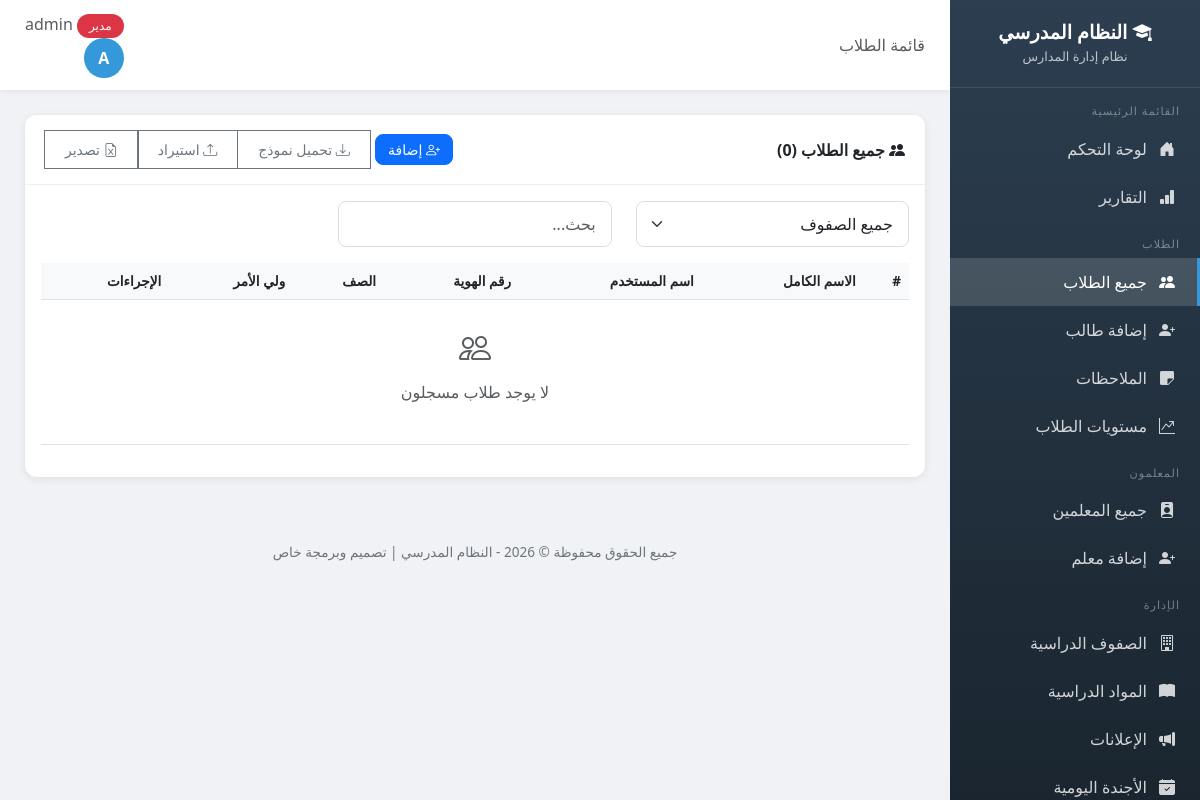
The page /students/ (signed in) on the database as committed earlier.
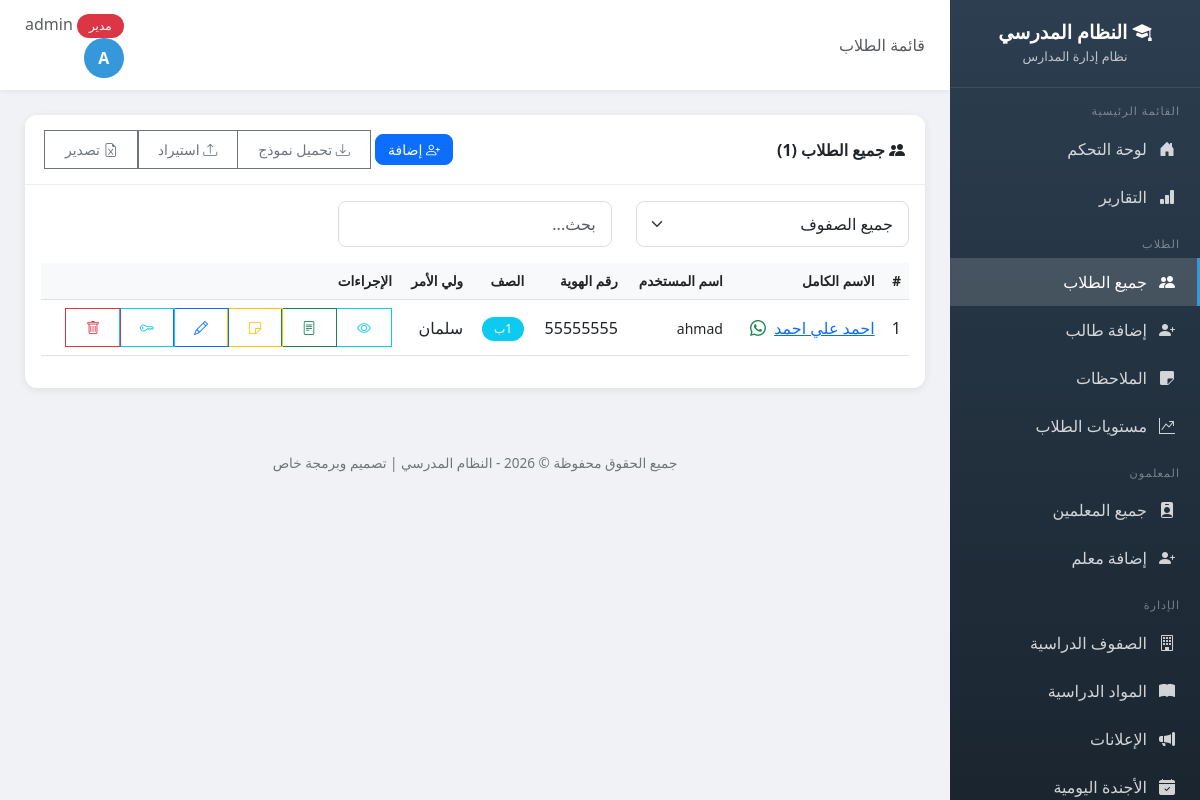
The same page on the database as committed later.
### school/models.py (models this page shows, shortened)
class Profile(models.Model):
    ROLE_CHOICES = [
        ('admin', 'مدير'),
        ('vice_principal', 'نائب مدير'),
        ('secretary', 'سكرتير'),
        ('teacher', 'معلم'),
        ('student', 'طالب'),
    ]
    user = models.OneToOneField(User, on_delete=models.CASCADE, related_name='profile')
    role = models.CharField('الدور', max_length=20, choices=ROLE_CHOICES, default='student')
    phone = models.CharField('رقم الهاتف', max_length=20, blank=True)

class Student(models.Model):
    user = models.OneToOneField(User, on_delete=models.CASCADE, related_name='student_profile')
    student_id = models.CharField('رقم الهوية', max_length=20, unique=True)
    full_name = models.CharField('الاسم الكامل', max_length=200)
    student_class = models.ForeignKey(Class, on_delete=models.SET_NULL, null=True, verbose_name='الصف', related_name='students')
    parent_phone = models.CharField('هاتف ولي الأمر', max_length=20, blank=True)
    parent_name = models.CharField('اسم ولي الأمر', max_length=200, blank=True)
    address = models.TextField('العنوان', blank=True)
    birth_date = models.DateField('تاريخ الميلاد', null=True, blank=True)
    plain_password = models.CharField('كلمة المرور', max_length=100, blank=True, help_text='تظهر لمدير المدرسة فقط')
    created_at = models.DateTimeField('تاريخ التسجيل', auto_now_add=True)
    class Meta:
        verbose_name = 'طالب'
        verbose_name_plural = 'الطلاب'

class Class(models.Model):
    name = models.CharField('اسم الصف', max_length=100, unique=True)
    class Meta:
        verbose_name = 'صف'
        verbose_name_plural = 'الصفوف'

### school/views.py (the view, shortened to what this page needs)
# urls.py: path('students/', views.student_list, name='student_list'),
@login_required
def student_list(request):
    user = request.user
    profile = user.profile
    if profile.role == 'admin':
        students = Student.objects.all().select_related('student_class').order_by('student_class__name', 'full_name')
    else:
        messages.error(request, 'ليس لديك صلاحية للوصول إلى هذه الصفحة')
        return redirect('dashboard')
    classes = Class.objects.all().order_by('name')
    return render(request, 'school/student_list.html', {'students': students, 'classes': classes})

### templates/school/student_list.html (shortened to what this page needs)
{% extends 'school/base.html' %}
{% block page_heading %}قائمة الطلاب{% endblock %}
{% block content %}
<div class="card">
    <div class="card-header d-flex justify-content-between align-items-center">
        <span><i class="bi bi-people-fill"></i> جميع الطلاب ({{ students.count }})</span>
        <div>
            {% if user.profile.role == 'admin' %}
            <a href="{% url 'add_student' %}" class="btn btn-primary btn-sm"><i class="bi bi-person-plus"></i> إضافة</a>
            <div class="btn-group btn-group-sm">
                <a href="{% url 'download_student_template' %}" class="btn btn-outline-secondary"><i class="bi bi-download"></i> تحميل نموذج</a>
                <button type="button" class="btn btn-outline-secondary" onclick="document.getElementById('importInput').click()"><i class="bi bi-upload"></i> استيراد</button>
                <a href="{% url 'export_students' %}" class="btn btn-outline-secondary"><i class="bi bi-file-earmark-excel"></i> تصدير</a>
            </div>
            {% endif %}
        </div>
    </div>
    <div class="card-body">
        {% if user.profile.role == 'admin' %}
        <div class="row mb-3">
            <div class="col-md-4">
                <select class="form-select" id="classFilter" onchange="filterStudents()">
                    <option value="">جميع الصفوف</option>
                </select>
            </div>
            <div class="col-md-4">
                <input type="text" class="form-control" id="searchInput" placeholder="بحث..." onkeyup="filterStudents()">
            </div>
        </div>
        {% endif %}
        <div class="table-responsive">
            <table class="table table-hover" id="studentsTable">
                <thead>
                    <tr>
                        <th>#</th>
                        <th>الاسم الكامل</th>
                        <th>اسم المستخدم</th>
                        <th>رقم الهوية</th>
                        <th>الصف</th>
                        <th>ولي الأمر</th>
                        <th>الإجراءات</th>
                    </tr>
                </thead>
                <tbody>
                    {% for student in students %}
                    <tr data-class="{{ student.student_class.name|default:'' }}">
                        <td>{{ forloop.counter }}</td>
                        <td>
                            <a href="{% url 'student_detail' student.id %}">{{ student.full_name }}</a>
                            {% if student.parent_phone %}
                            <a href="https://web.whatsapp.com/send?phone={{ student.parent_phone }}" target="_blank" class="text-success ms-1" title="واتساب"><i class="bi bi-whatsapp"></i></a>
                            {% endif %}
                        </td>
                        <td><small dir="ltr">{{ student.user.username }}</small></td>
                        <td>{{ student.student_id }}</td>
                        <td><span class="badge bg-info">{{ student.student_class.name|default:"-" }}</span></td>
                        <td>{{ student.parent_name|default:"-" }}</td>
                        <td>
                            <div class="btn-group btn-group-sm">
                                <a href="{% url 'student_detail' student.id %}" class="btn btn-outline-info" title="عرض"><i class="bi bi-eye"></i></a>
                                <a href="{% url 'student_report' student.id %}" class="btn btn-outline-success" title="تقرير"><i class="bi bi-file-text"></i></a>
                                <a href="{% url 'add_note_with_student' student.id %}" class="btn btn-outline-warning" title="إضافة ملاحظة"><i class="bi bi-sticky"></i></a>
                                {% if user.profile.role == 'admin' %}
                                <a href="{% url 'edit_student' student.id %}" class="btn btn-outline-primary" title="تعديل"><i class="bi bi-pencil"></i></a>
                                <a href="{% url 'reset_student_password' student.id %}" class="btn btn-outline-info" title="كلمة المرور"><i class="bi bi-key"></i></a>
                                <a href="{% url 'delete_student' student.id %}" class="btn btn-outline-danger" title="حذف"><i class="bi bi-trash"></i></a>
                                {% endif %}
                            </div>
                        </td>
                    </tr>
                    {% empty %}
                    <tr>
                        <td colspan="7" class="text-center text-muted py-4">
                            <i class="bi bi-people" style="font-size: 2rem;"></i>
                            <p class="mt-2">لا يوجد طلاب مسجلون</p>
                        </td>
                    </tr>
                    {% endfor %}
                </tbody>
            </table>
        </div>
    </div>
</div>
{% endblock %}

### templates/school/base.html (shortened to what this page needs)
<!DOCTYPE html>
<html lang="ar" dir="rtl">
<head>
    <link href="https://cdn.jsdelivr.net/npm/bootstrap@5.3.0/dist/css/bootstrap.min.css" rel="stylesheet">
    <link href="https://cdn.jsdelivr.net/npm/bootstrap@5.3.0/dist/css/bootstrap.rtl.min.css" rel="stylesheet">
    <link rel="stylesheet" href="https://cdn.jsdelivr.net/npm/bootstrap-icons@1.11.0/font/bootstrap-icons.css">
    <link href="https://cdn.jsdelivr.net/npm/select2@4.1.0-rc.0/dist/css/select2.min.css" rel="stylesheet" />
    <link href="https://cdn.jsdelivr.net/npm/select2-bootstrap-5-theme@1.3.0/dist/select2-bootstrap-5-theme.rtl.min.css" rel="stylesheet" />
</head>
<body>
    {% if user.is_authenticated %}
    <div class="sidebar" id="sidebar">
        <div class="brand">
            <h4><i class="bi bi-mortarboard-fill"></i> النظام المدرسي</h4>
            <small>نظام إدارة المدارس</small>
        </div>
        <div class="nav-section">القائمة الرئيسية</div>
        {% if user.profile.role == 'admin' %}
        <a href="{% url 'dashboard' %}" class="nav-link {% if request.resolver_match.url_name == 'dashboard' %}active{% endif %}">
            <i class="bi bi-house-door-fill"></i> لوحة التحكم
        </a>
        <a href="{% url 'reports_overview' %}" class="nav-link {% if 'reports' in request.resolver_match.url_name %}active{% endif %}">
            <i class="bi bi-bar-chart-fill"></i> التقارير
        </a>
        <div class="nav-section">الطلاب</div>
        <a href="{% url 'student_list' %}" class="nav-link {% if 'student' in request.resolver_match.url_name and 'add' not in request.resolver_match.url_name %}active{% endif %}">
            <i class="bi bi-people-fill"></i> جميع الطلاب
        </a>
        <a href="{% url 'add_student' %}" class="nav-link {% if request.resolver_match.url_name == 'add_student' %}active{% endif %}">
            <i class="bi bi-person-plus-fill"></i> إضافة طالب
        </a>
        <a href="{% url 'note_list' %}" class="nav-link {% if 'note' in request.resolver_match.url_name %}active{% endif %}">
            <i class="bi bi-sticky-fill"></i> الملاحظات
        </a>
        <a href="{% url 'student_level_list' %}" class="nav-link {% if 'level' in request.resolver_match.url_name %}active{% endif %}">
            <i class="bi bi-graph-up-arrow"></i> مستويات الطلاب
        </a>
        <div class="nav-section">المعلمون</div>
        <a href="{% url 'teacher_list' %}" class="nav-link {% if 'teacher' in request.resolver_match.url_name %}active{% endif %}">
            <i class="bi bi-person-badge-fill"></i> جميع المعلمين
        </a>
        <a href="{% url 'add_teacher' %}" class="nav-link {% if request.resolver_match.url_name == 'add_teacher' %}active{% endif %}">
            <i class="bi bi-person-plus-fill"></i> إضافة معلم
        </a>
        <div class="nav-section">الإدارة</div>
        <a href="{% url 'class_list' %}" class="nav-link {% if 'class' in request.resolver_match.url_name %}active{% endif %}">
            <i class="bi bi-building"></i> الصفوف الدراسية
        </a>
        <a href="{% url 'subject_list' %}" class="nav-link {% if 'subject' in request.resolver_match.url_name %}active{% endif %}">
            <i class="bi bi-book-fill"></i> المواد الدراسية
        </a>
        <a href="{% url 'announcement_list' %}" class="nav-link {% if 'announcement' in request.resolver_match.url_name %}active{% endif %}">
            <i class="bi bi-megaphone-fill"></i> الإعلانات
        </a>
        <a href="{% url 'agenda_list' %}" class="nav-link {% if 'agenda' in request.resolver_match.url_name %}active{% endif %}">
            <i class="bi bi-calendar-check-fill"></i> الأجندة اليومية
        </a>
        {% endif %}
    </div>
    <div class="main-content">
        <div class="top-bar">
            <div>
                <span class="d-none d-md-inline text-muted">{% block page_heading %}{% endblock %}</span>
            </div>
            <div class="user-info">
                <a href="{% url 'my_account' %}" class="text-decoration-none text-reset">
                    <span class="text-muted d-none d-sm-inline">
                        <span class="badge bg-{% if user.profile.role == 'admin' %}danger{% elif user.profile.role == 'teacher' %}success{% else %}info{% endif %}">
                            {{ user.profile.get_role_display }}
                        </span>
                        {{ user.first_name|default:user.username }}
                    </span>
                    <div class="avatar">{{ user.first_name|first|default:user.username|first|upper }}</div>
                </a>
            </div>
        </div>
        <div class="page-content">
            {% block content %}{% endblock %}
        </div>
        <div class="footer">
            <p>جميع الحقوق محفوظة &copy; {% now "Y" %} - النظام المدرسي | تصميم وبرمجة خاص</p>
        </div>
    </div>
    {% endif %}
</body>
</html>

### templates/school/base.html (style rules this page uses)
:root { --primary-color: #2c3e50; --secondary-color: #3498db; --accent-color: #e74c3c; --success-color: #27ae60; --warning-color: #f39c12; --info-color: #17a2b8; --sidebar-width: 250px; }
body { font-family: 'Segoe UI', Tahoma, sans-serif; background-color: #f0f2f5; overflow-x: hidden; }
.sidebar { position: fixed; top: 0; right: 0; height: 100vh; width: var(--sidebar-width); background: linear-gradient(180deg, var(--primary-color) 0%, #1a252f 100%); color: #fff; z-index: 1000; transition: all 0.3s ease; overflow-y: auto; }
.sidebar .brand { padding: 20px 15px; text-align: center; border-bottom: 1px solid rgba(255,255,255,0.1); }
.sidebar .brand h4 { margin: 0; font-weight: 700; font-size: 1.2rem; }
.sidebar .brand small { color: rgba(255,255,255,0.7); font-size: 0.8rem; }
.sidebar .nav-link { color: rgba(255,255,255,0.8); padding: 12px 20px; border-right: 3px solid transparent; transition: all 0.2s ease; display: flex; align-items: center; gap: 10px; }
.sidebar .nav-link.active { background: rgba(255,255,255,0.15); color: #fff; border-right-color: var(--secondary-color); }
.sidebar .nav-link i { width: 20px; text-align: center; }
.sidebar .nav-section { padding: 15px 20px 5px; font-size: 0.7rem; text-transform: uppercase; color: rgba(255,255,255,0.4); letter-spacing: 1px; }
.main-content { margin-right: var(--sidebar-width); min-height: 100vh; transition: all 0.3s ease; }
.top-bar { background: #fff; padding: 12px 25px; box-shadow: 0 2px 4px rgba(0,0,0,0.05); display: flex; justify-content: space-between; align-items: center; position: sticky; top: 0; z-index: 999; }
.top-bar .user-info { display: flex; align-items: center; gap: 15px; }
.top-bar .user-info .avatar { width: 40px; height: 40px; border-radius: 50%; background: var(--secondary-color); color: #fff; display: flex; align-items: center; justify-content: center; font-weight: bold; }
.page-content { padding: 25px; }
.card { border: none; border-radius: 12px; box-shadow: 0 2px 8px rgba(0,0,0,0.08); transition: all 0.3s ease; margin-bottom: 20px; }
.card-header { background: #fff; border-bottom: 1px solid #eee; padding: 15px 20px; font-weight: 600; border-radius: 12px 12px 0 0 !important; }
.table th { background: #f8f9fa; font-weight: 600; font-size: 0.85rem; }
.table td { vertical-align: middle; }
.btn { border-radius: 8px; font-weight: 500; padding: 8px 20px; }
.btn-sm { padding: 4px 12px; }
.badge { padding: 6px 12px; border-radius: 20px; font-weight: 500; }
.form-control, .form-select { border-radius: 8px; padding: 10px 15px; border: 1px solid #ddd; }
.footer { text-align: center; padding: 20px; color: #6c757d; font-size: 0.85rem; }

Rows that differ between the two databases and show on the page:
added Student: full_name "احمد علي احمد", user.username "ahmad", student_id "55555555", student_class.name "1ب", parent_name "سلمان"
Other text that changed with them:
{{ students.count }}: "0" → "1"
text no longer shown: "لا يوجد طلاب مسجلون"
